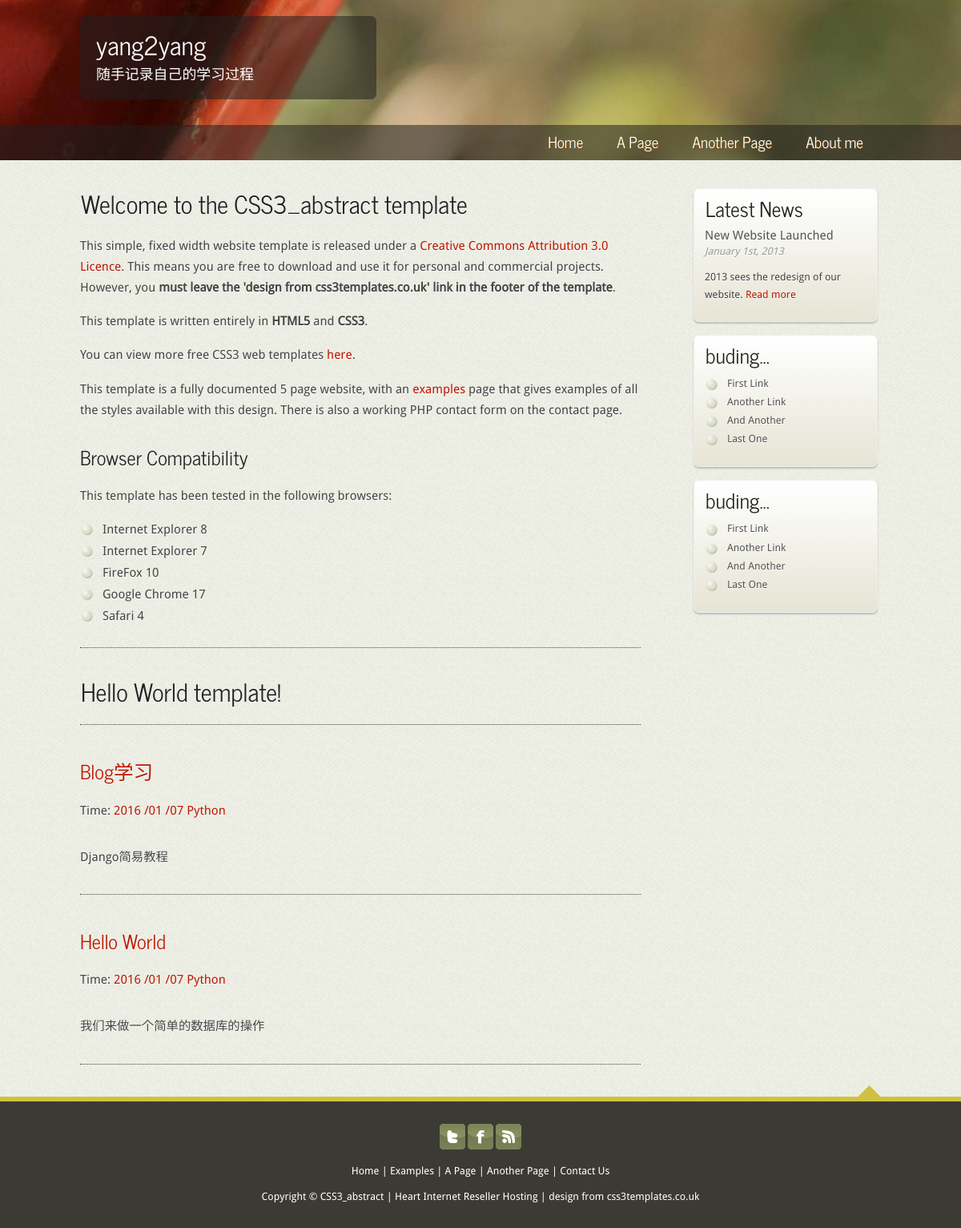
The app's page /, older data.
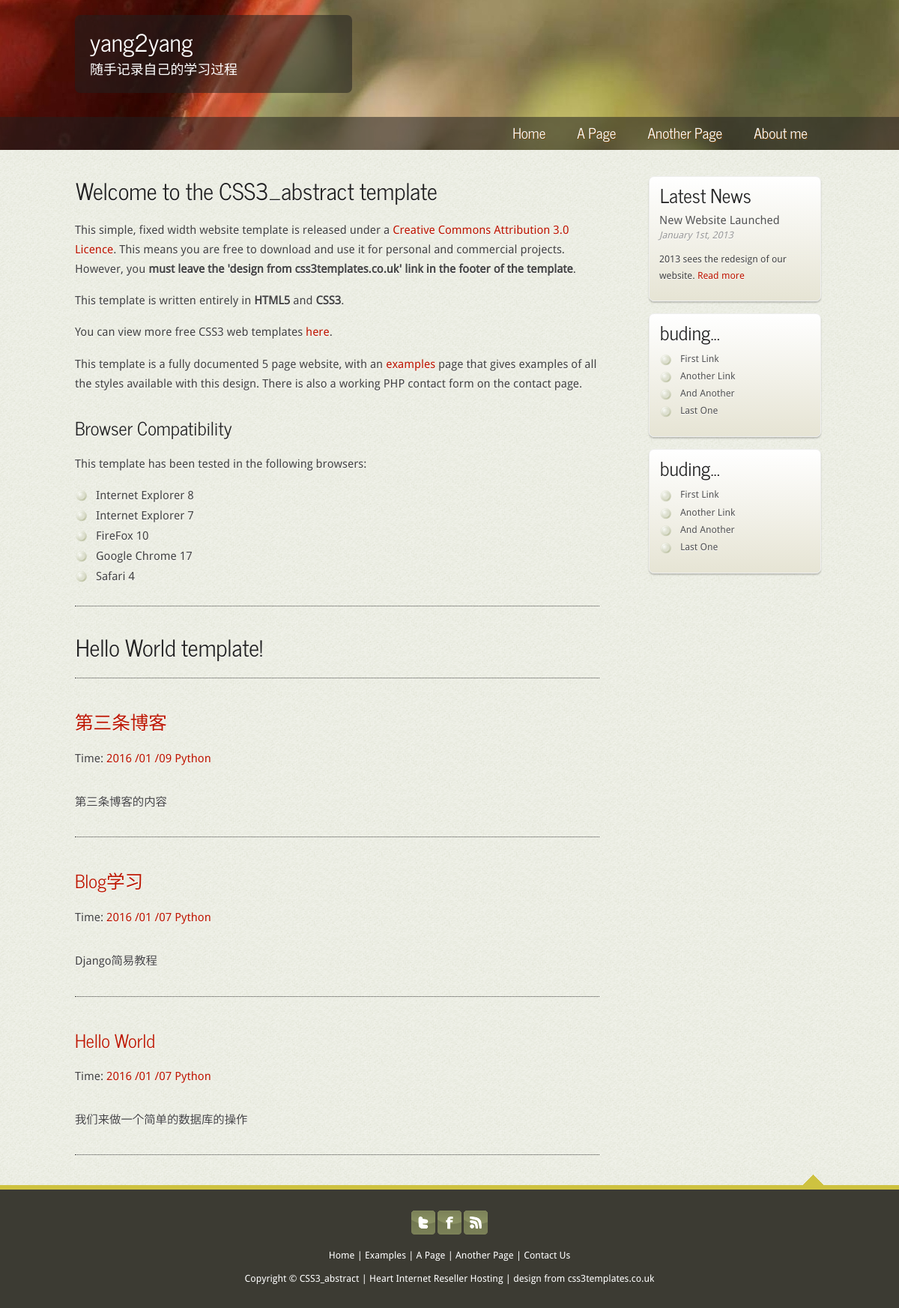
The same page, newer data.
### article/models.py (models this page shows, shortened)
class Article(models.Model):
    title = models.CharField(max_length=100)  # 博客题目
    category = models.CharField(max_length=50, blank=True)  # 博客标签
    date_time = models.DateTimeField(auto_now_add=True)  # 博客日期
    content = MarkdownField()  # 博客文章正文   这里为了使用django_markdown将Text换成了MarkdownField
    def __unicode__(self):
        return self.title
    class Meta:  # 按时间下降排序     这里为什么要使用一个类来进行对一个东西的排序
        ordering = ['-date_time']

### article/views.py (the view)
# urls.py: 2. Add a URL to urlpatterns:  url(r'^$', views.home, name='home')
def home(request):
    post_list = Article.objects.all()  # 获取全部的Article对象
    print post_list
    return render(request, 'home.html', {'post_list': post_list})

### article/templatetags/custom_markdown.py (called while the page is built)
@register.filter(is_safe=True)  #注册template filter
@stringfilter  #希望字符串作为参数
def custom_markdown(value):
    return mark_safe(markdown.markdown(value,
        extensions = ['markdown.extensions.fenced_code', 'markdown.extensions.codehilite'],
                                       safe_mode=True,
                                       enable_attributes=False))

### templates/home.html
{% extends "base.html" %}
{% load custom_markdown %}
{% load django_markdown %}
{% block content %}
{% for post in post_list %}
<div class="content">
    <h2><a href="{% url 'detail' post.id%}">{{ post.title }}</a></h2>
    <p>Time:  <a class="post-author" href="#">{{ post.date_time|date:"Y /m /d"}}</a> <a class="post-category" href="#">{{ post.category }}</a></p>
    <p>{{ post.content | custom_markdown}}</p>
</div>
{% endfor %}
{% endblock %}

Row changes from the older to the newer data that the page shows:
added Article: title "第三条博客", date_time "2016 /01 /09", category "Python", content|custom_markdown "第三条博客的内容"
